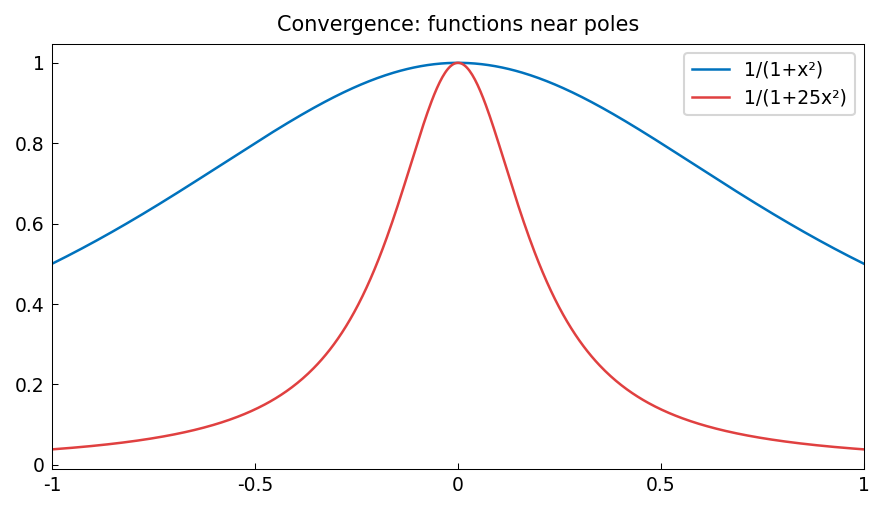

Recreate this plot in Python.
"""Convergence rates for different function classes.

Demonstrates that Chebfun length depends on the smoothness of the
function: entire functions need fewer terms than analytic functions,
which need fewer than smooth functions with singularities.

Credit: Inspired by Chebfun approx/SpectralDecay.m.
Original MATLAB Chebfun: Copyright 2017 by The University of Oxford and
The Chebfun Developers. See https://www.chebfun.org/ for Chebfun information.
"""
import os

os.environ.setdefault("XLA_PYTHON_CLIENT_PREALLOCATE", "false")

import matplotlib

matplotlib.use("Agg")
import os
import sys

import jax.numpy as jnp
import matplotlib.pyplot as plt

sys.path.insert(0, os.path.join(os.path.dirname(__file__), '..', '..', 'src'))

import chebfunjax as cj
from chebfunjax.plotting import chebfun_style

chebfun_style()

from chebfunjax.plotting import plot, plotcoeffs


def run():
    print("=" * 60)
    print("Convergence rates for different function classes")
    print("=" * 60)

    # --- Entire functions (exponential convergence) -------------------
    entire_fns = [
        ("exp(x)",   lambda x: jnp.exp(x)),
        ("sin(3x)",  lambda x: jnp.sin(3.0*x)),
        ("cos(5x)",  lambda x: jnp.cos(5.0*x)),
    ]
    print("\nEntire functions (should need few coefficients):")
    for name, f_func in entire_fns:
        f = cj.chebfun(f_func)
        print(f"  {name}: n = {len(f)}")

    # --- Functions with poles off [-1,1]: 1/(1+c*x^2) ----------------
    # Convergence rate depends on distance of pole to [-1,1]
    print("\n1/(1+c*x^2): fewer terms for larger c (poles farther from axis):")
    for c in [1.0, 4.0, 25.0]:
        f = cj.chebfun(lambda x, c=c: 1.0 / (1.0 + c * x**2))
        print(f"  c = {c:5.0f}: n = {len(f)}")

    # Verify 1/(1+x^2) integrates correctly: integral = pi/2
    f_rational = cj.chebfun(lambda x: 1.0 / (1.0 + x**2))
    integral = float(f_rational.sum())
    exact_int = float(jnp.pi / 2.0)
    print(f"\n  Integral of 1/(1+x^2) over [-1,1] = {integral:.15f}")
    print(f"  Exact = pi/2 = {exact_int:.15f}")
    print(f"  Error = {abs(integral - exact_int):.2e}")
    assert abs(integral - exact_int) < 1e-12

    # --- Runge function ----------------------------------------------
    # 1/(1+25*x^2) is the classic Runge function
    f_runge = cj.chebfun(lambda x: 1.0 / (1.0 + 25.0 * x**2))
    print(f"\nRunge function 1/(1+25x^2): n = {len(f_runge)}")
    # Verify it evaluates correctly at x = 0
    assert abs(float(f_runge(jnp.array(0.0))) - 1.0) < 1e-14
    # Verify at x = 1: 1/(1+25) = 1/26
    assert abs(float(f_runge(jnp.array(1.0))) - 1.0/26.0) < 1e-13

    # --- Effect of highly oscillatory functions ----------------------
    print("\nOscillatory functions (more coefficients needed):")
    for freq in [10, 50, 100]:
        f = cj.chebfun(lambda x, k=freq: jnp.cos(k * x))
        print(f"  cos({freq}*x): n = {len(f)}")

    # --- Plots -------------------------------------------------------
    _here = os.path.dirname(os.path.abspath(__file__))
    _f1 = cj.chebfun(lambda x: 1.0 / (1.0 + x**2))
    _f25 = cj.chebfun(lambda x: 1.0 / (1.0 + 25.0 * x**2))
    fig, ax = plot(_f1, title="Convergence: functions near poles", label="1/(1+x²)")
    plot(_f25, ax=ax, color="#E04040", label="1/(1+25x²)")
    ax.legend(fontsize=9)
    fig.savefig(os.path.join(_here, "rational_like_convergence.png"),
                dpi=150, bbox_inches="tight")
    plt.close(fig)

    fig2, ax2 = plotcoeffs(_f25, title="|Chebyshev coeffs| of 1/(1+25x²)")
    fig2.savefig(os.path.join(_here, "rational_like_convergence_coeffs.png"),
                 dpi=150, bbox_inches="tight")
    plt.close(fig2)

    print("\nAll assertions passed.")
    return True

if __name__ == "__main__":
    run()
